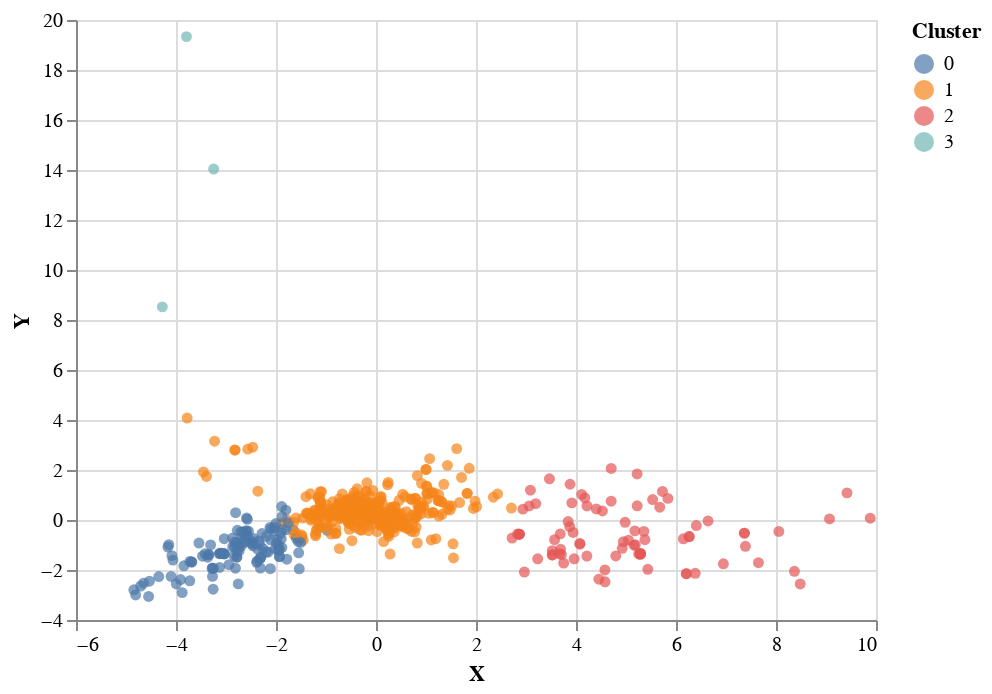

Write notebook code for a chart like this one.
### Code cell
chart

### Figure 1 — Vega-Lite specification as saved in the notebook (floating-point values rounded to 4 significant figures; data arrays with more than 128 entries replaced by an {"elided": "..."} marker saying what was removed)
{"config": {"view": {"continuousWidth": 400, "continuousHeight": 300}}, "data": {"name": "data-bcf816b1dfe9a8af4113f62a8e47ab8f"}, "mark": "circle", "encoding": {"color": {"field": "Cluster", "type": "nominal"}, "x": {"field": "X", "type": "quantitative"}, "y": {"field": "Y", "type": "quantitative"}}, "$schema": "https://vega.github.io/schema/vega-lite/v4.17.0.json", "datasets": {"data-bcf816b1dfe9a8af4113f62a8e47ab8f": {"elided": "612 records"}}}
